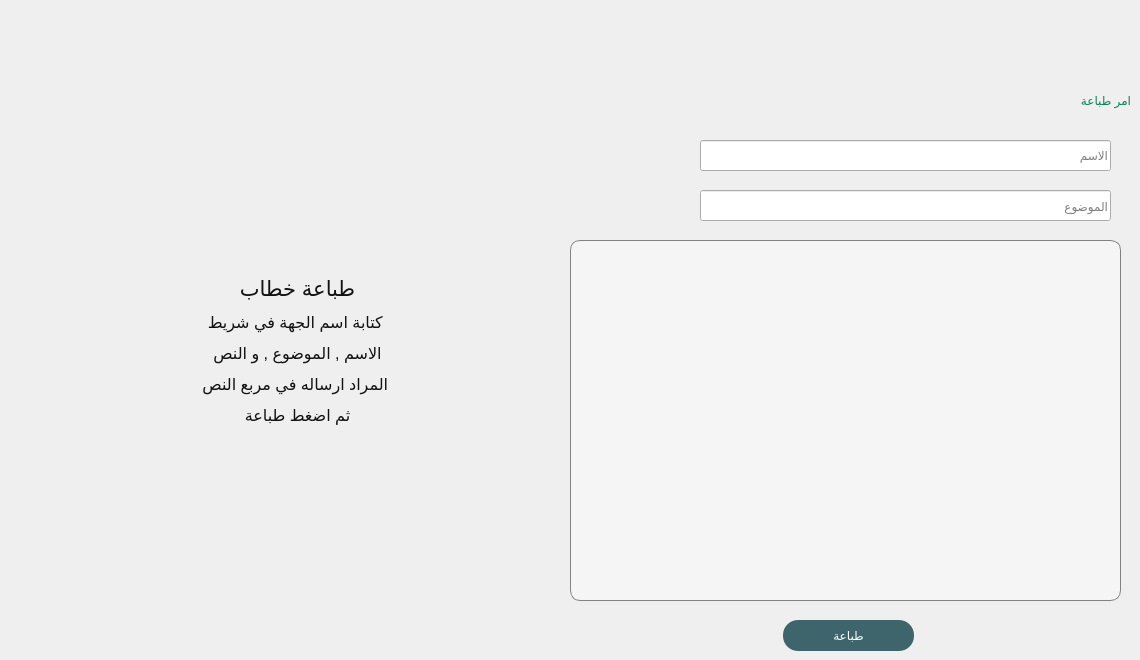
    <widget class="QWidget" name="page_9">
     <property name="styleSheet">
      <string notr="true"/>
     </property>
     <widget class="QPushButton" name="print_paper">
      <property name="geometry">
       <rect>
        <x>783</x>
        <y>620</y>
        <width>131</width>
        <height>31</height>
       </rect>
      </property>
      <property name="styleSheet">
       <string notr="true">QPushButton{
background-color: rgb(62, 100, 108);
border:0px;
border-radius:15px;
	color: rgb(255, 255, 255);
	
	font: 14pt &quot;Ara Hamah Kilania&quot;;
}
QPushButton:pressed  {
background-color: rgb(150,150,150);
}</string>
      </property>
      <property name="text">
       <string>طباعة</string>
      </property>
     </widget>
     <widget class="QLineEdit" name="name_paper">
      <property name="geometry">
       <rect>
        <x>700</x>
        <y>140</y>
        <width>411</width>
        <height>31</height>
       </rect>
      </property>
      <property name="placeholderText">
       <string>الاسم</string>
      </property>
     </widget>
     <widget class="QPlainTextEdit" name="plain_paper">
      <property name="geometry">
       <rect>
        <x>570</x>
        <y>240</y>
        <width>551</width>
        <height>361</height>
       </rect>
      </property>
      <property name="layoutDirection">
       <enum>Qt::RightToLeft</enum>
      </property>
      <property name="styleSheet">
       <string notr="true">background-color: rgb(255, 255, 255,100);
border: 1px solid;
border-radius:10;
border-color: rgb(130, 130, 130);</string>
      </property>
      <property name="locale">
       <locale language="Arabic" country="Sudan"/>
      </property>
      <property name="plainText">
       <string/>
      </property>
      <property name="centerOnScroll">
       <bool>false</bool>
      </property>
      <property name="placeholderText">
       <string>نص الخطاب</string>
      </property>
     </widget>
     <widget class="QLabel" name="label_39">
      <property name="geometry">
       <rect>
        <x>910</x>
        <y>80</y>
        <width>221</width>
        <height>41</height>
       </rect>
      </property>
      <property name="styleSheet">
       <string notr="true">font: 57 24pt &quot;BoutrosMBCDinkum&quot;;
color: rgb(5, 131, 89);</string>
      </property>
      <property name="text">
       <string>امر طباعة</string>
      </property>
     </widget>
     <widget class="QLabel" name="label_40">
      <property name="geometry">
       <rect>
        <x>177</x>
        <y>260</y>
        <width>241</width>
        <height>181</height>
       </rect>
      </property>
      <property name="styleSheet">
       <string notr="true">font: 57 24pt &quot;BoutrosMBCDinkum&quot;;
</string>
      </property>
      <property name="text">
       <string>&lt;html&gt;&lt;head/&gt;&lt;body&gt;&lt;p align=&quot;center&quot;&gt;&lt;span style=&quot; font-size:16pt; color:#121212;&quot;&gt;طباعة خطاب&lt;/span&gt;&lt;/p&gt;&lt;p align=&quot;center&quot;&gt;&lt;span style=&quot; font-size:12pt; color:#121212;&quot;&gt;كتابة اسم الجهة في شريط &lt;/span&gt;&lt;/p&gt;&lt;p align=&quot;center&quot;&gt;&lt;span style=&quot; font-size:12pt; color:#121212;&quot;&gt;الاسم , الموضوع , و النص&lt;/span&gt;&lt;/p&gt;&lt;p align=&quot;center&quot;&gt;&lt;span style=&quot; font-size:12pt; color:#121212;&quot;&gt;المراد ارساله في مربع النص &lt;/span&gt;&lt;/p&gt;&lt;p align=&quot;center&quot;&gt;&lt;span style=&quot; font-size:12pt; color:#121212;&quot;&gt;ثم اضغط طباعة&lt;/span&gt;&lt;/p&gt;&lt;/body&gt;&lt;/html&gt;</string>
      </property>
     </widget>
     <widget class="QLineEdit" name="subject">
      <property name="geometry">
       <rect>
        <x>700</x>
        <y>190</y>
        <width>411</width>
        <height>31</height>
       </rect>
      </property>
      <property name="placeholderText">
       <string>الموضوع</string>
      </property>
     </widget>
    </widget>
